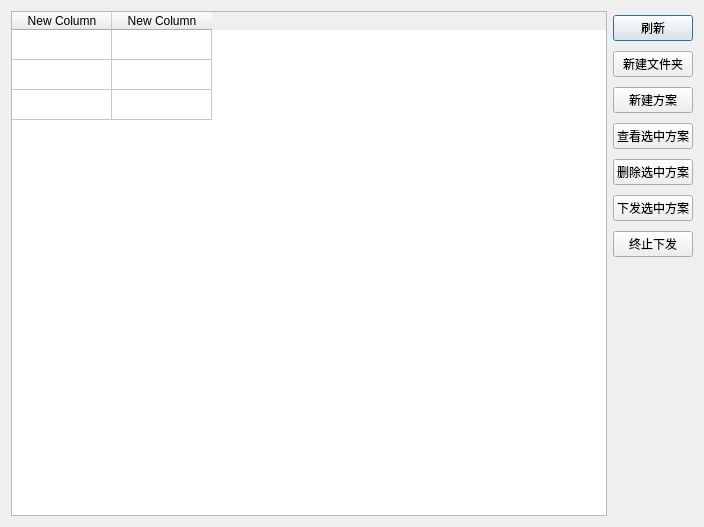
<?xml version="1.0" encoding="UTF-8"?>
<ui version="4.0">
    <class>Dialog</class>
    <widget class="QDialog" name="Dialog">
        <property name="geometry">
            <rect>
                <x>0</x>
                <y>0</y>
                <width>704</width>
                <height>527</height>
            </rect>
        </property>
        <property name="windowTitle">
            <string>Dialog</string>
        </property>
        <layout class="QHBoxLayout" name="horizontalLayout">
            <item>
                <widget class="QTableWidget" name="tableWidget">
                    <property name="horizontalScrollBarPolicy">
                        <enum>Qt::ScrollBarAlwaysOff</enum>
                    </property>
                    <property name="editTriggers">
                        <set>QAbstractItemView::NoEditTriggers</set>
                    </property>
                    <property name="tabKeyNavigation">
                        <bool>false</bool>
                    </property>
                    <property name="showDropIndicator" stdset="0">
                        <bool>false</bool>
                    </property>
                    <property name="dragDropOverwriteMode">
                        <bool>false</bool>
                    </property>
                    <property name="selectionMode">
                        <enum>QAbstractItemView::NoSelection</enum>
                    </property>
                    <property name="selectionBehavior">
                        <enum>QAbstractItemView::SelectRows</enum>
                    </property>
                    <property name="gridStyle">
                        <enum>Qt::SolidLine</enum>
                    </property>
                    <attribute name="verticalHeaderVisible">
                        <bool>false</bool>
                    </attribute>
                    <row>
                        <property name="text">
                            <string>New Row</string>
                        </property>
                    </row>
                    <row>
                        <property name="text">
                            <string>New Row</string>
                        </property>
                    </row>
                    <row>
                        <property name="text">
                            <string>New Row</string>
                        </property>
                    </row>
                    <column>
                        <property name="text">
                            <string>New Column</string>
                        </property>
                    </column>
                    <column>
                        <property name="text">
                            <string>New Column</string>
                        </property>
                    </column>
                </widget>
            </item>
            <item>
                <layout class="QVBoxLayout" name="verticalLayout">
                    <property name="bottomMargin">
                        <number>250</number>
                    </property>
                    <item>
                        <widget class="QPushButton" name="pushButton_5">
                            <property name="text">
                                <string>刷新</string>
                            </property>
                        </widget>
                    </item>
                    <item>
                        <widget class="QPushButton" name="pushButton_7">
                            <property name="text">
                                <string>新建文件夹</string>
                            </property>
                        </widget>
                    </item>
                    <item>
                        <widget class="QPushButton" name="pushButton_2">
                            <property name="text">
                                <string>新建方案</string>
                            </property>
                        </widget>
                    </item>
                    <item>
                        <widget class="QPushButton" name="pushButton_4">
                            <property name="text">
                                <string>查看选中方案</string>
                            </property>
                        </widget>
                    </item>
                    <item>
                        <widget class="QPushButton" name="pushButton_3">
                            <property name="text">
                                <string>删除选中方案</string>
                            </property>
                        </widget>
                    </item>
                    <item>
                        <widget class="QPushButton" name="pushButton">
                            <property name="text">
                                <string>下发选中方案</string>
                            </property>
                        </widget>
                    </item>
                    <item>
                        <widget class="QPushButton" name="pushButton_6">
                            <property name="text">
                                <string>终止下发</string>
                            </property>
                        </widget>
                    </item>
                </layout>
            </item>
        </layout>
    </widget>
    <resources/>
    <connections/>
</ui>
